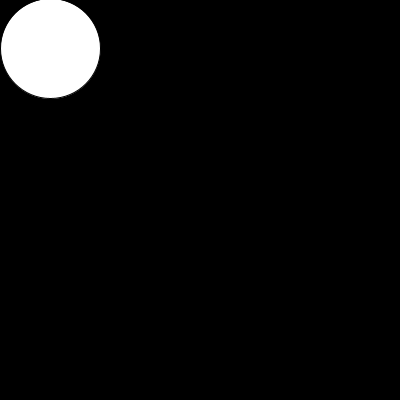
Frame 1 (no input)
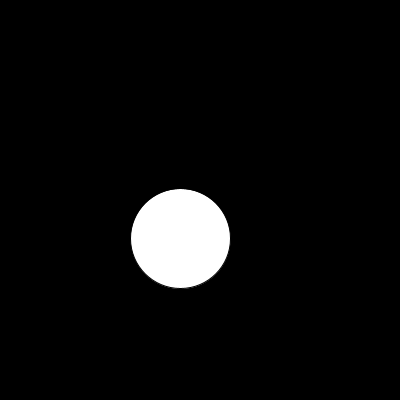
Frame 60 (the mouse pressed at the canvas centre just before this capture)
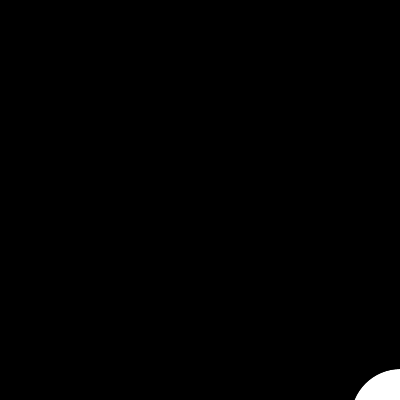
Frame 120 (the mouse held since frame 60 and released just before this capture)

The Processing sketch that drew these frames (run headless with seeded random() and noise(); from frame 60 on, the mouse is pressed at the canvas centre):

// Processing sketch: processing_37619
// ── processing_37619.pde

float x_position = random(55);
int x_speed = 10;

float y_position = random(15);
int y_speed = 10;


void setup() {
  size(400,400);
  smooth();
}

void draw() {
  background(0);
  x_position = x_position+x_speed;
  y_position = y_position+y_speed;
  
  
  ellipse(x_position+5, y_position+35,100, 100);
  //if the ball gets to right side
  if (x_position > 400) {
  //then begin back in the beginning
    x_speed = -10;
  }

  if (x_position < 1) {
    x_speed = 10;
  }
  
   if (y_position > 400) {
  //then begin back in the beginning
    y_speed = -10;
  }

  if (y_position < 1) {
    y_speed = 10;
  }
  
  
}
            
